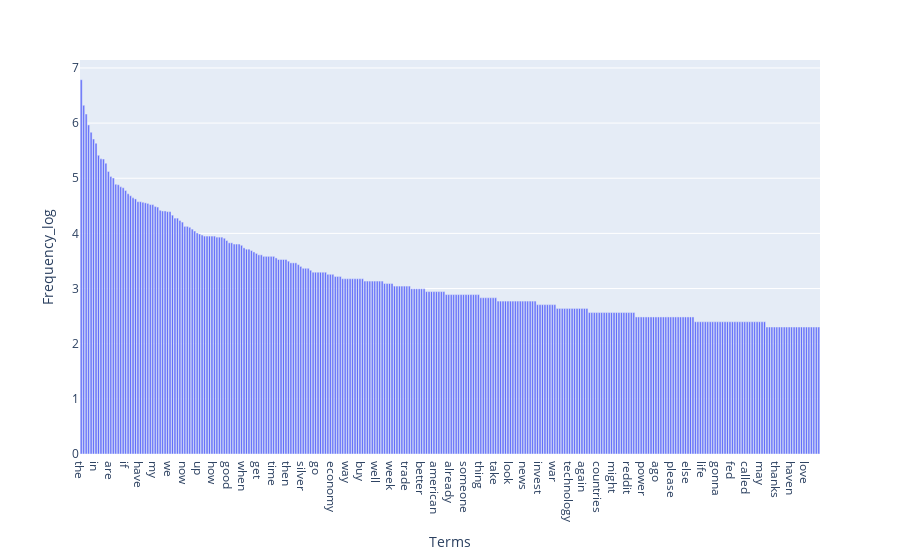

This figure's notebook cell:
### Markdown cell above
### Exercise 15

### Code cell
import math
term_frequencies_log = [math.log(i) for i in term_frequencies]

df_data = pd.DataFrame({
    'Terms': count_vect.get_feature_names_out(),
    'Frequency_log': term_frequencies_log
})

df_data = df_data.sort_values(by='Frequency_log', ascending=False).head(300)

fig = px.bar(
    df_data,
    x='Terms',
    y='Frequency_log',
)

fig.show()

# Skip insights

### Figure 1 — Plotly figure (JSON) as saved in the notebook; plotly's stock layout.template omitted (floating-point values rounded to 4 significant figures; data arrays with more than 128 entries replaced by an {"elided": "..."} marker saying what was removed)
{"data": [{"hovertemplate": "Terms=%{x}<br>Frequency_log=%{y}<extra></extra>", "legendgroup": "", "marker": {"color": "#636efa", "pattern": {"shape": ""}}, "name": "", "orientation": "v", "showlegend": false, "textposition": "auto", "type": "bar", "x": {"elided": "300 str values"}, "xaxis": "x", "y": {"elided": "300 float values"}, "yaxis": "y"}], "layout": {"barmode": "relative", "legend": {"tracegroupgap": 0}, "margin": {"t": 60}, "xaxis": {"anchor": "y", "domain": [0, 1], "title": {"text": "Terms"}}, "yaxis": {"anchor": "x", "domain": [0, 1], "title": {"text": "Frequency_log"}}}}
